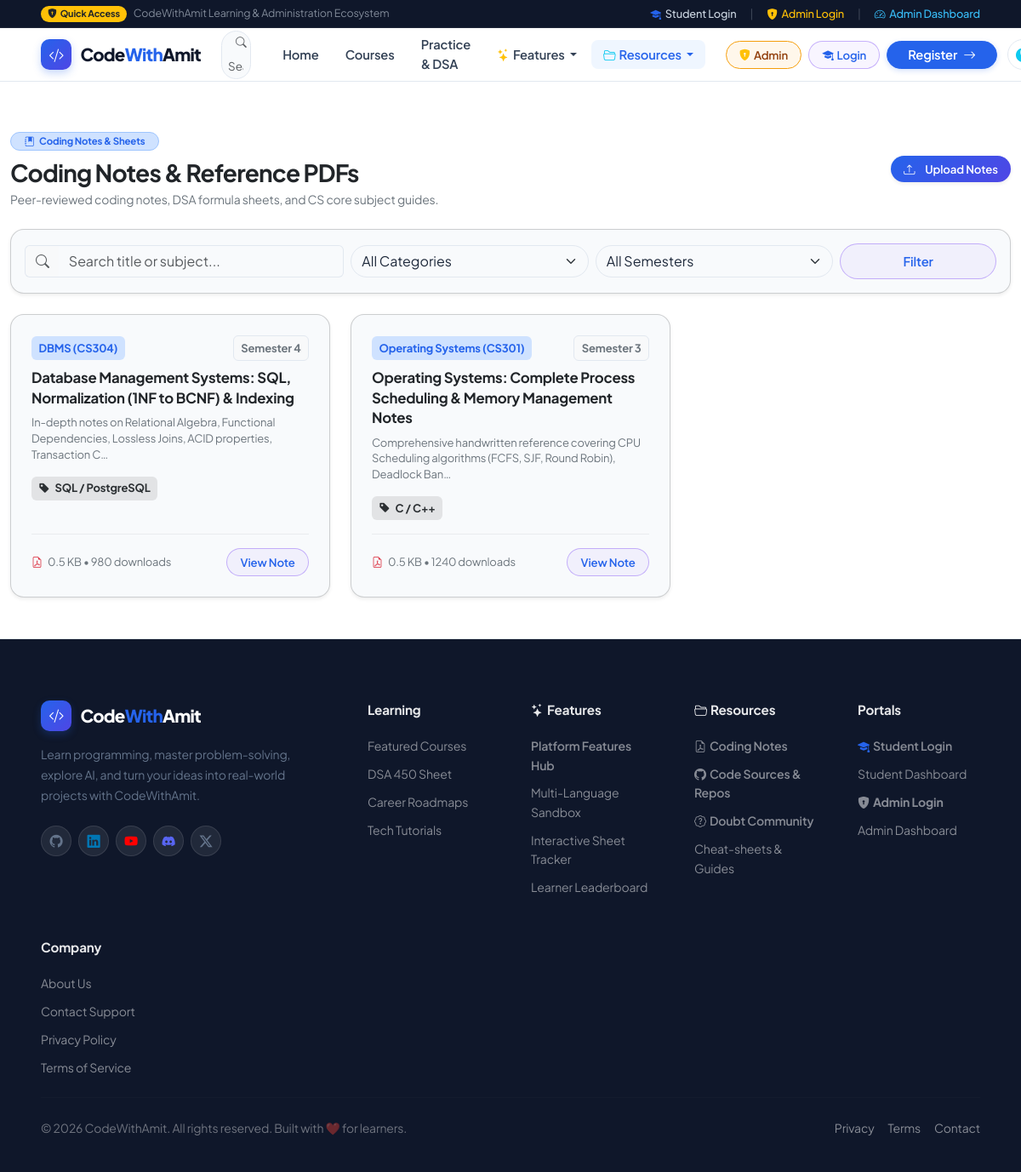
The app's page /notes/ with its own data.
### notes/models.py (models this page shows, shortened)
class Note(models.Model):
    SEMESTER_CHOICES = [
        ('all', 'All Semesters / General'),
        ('sem_1', 'Semester 1'),
        ('sem_2', 'Semester 2'),
        ('sem_3', 'Semester 3'),
        ('sem_4', 'Semester 4'),
        ('sem_5', 'Semester 5'),
        ('sem_6', 'Semester 6'),
        ('sem_7', 'Semester 7'),
        ('sem_8', 'Semester 8'),
    ]
    title = models.CharField(max_length=200)
    slug = models.SlugField(max_length=220, unique=True, blank=True)
    category = models.ForeignKey(NoteCategory, on_delete=models.CASCADE, related_name='notes')
    subject = models.CharField(max_length=100, help_text="e.g. Operating Systems, DBMS, Machine Learning")
    semester = models.CharField(max_length=20, choices=SEMESTER_CHOICES, default='all')
    programming_language = models.CharField(max_length=50, blank=True, help_text="e.g. Python, C++, Java, or General")
    description = models.TextField()
    file = models.FileField(upload_to='notes_documents/')
    file_size = models.CharField(max_length=50, blank=True, help_text="Formatted size e.g. 2.4 MB")
    file_size_bytes = models.BigIntegerField(default=0)
    uploader = models.ForeignKey(User, on_delete=models.CASCADE, related_name='uploaded_notes')
    uploaded_at = models.DateTimeField(auto_now_add=True)
    is_approved = models.BooleanField(default=True, help_text="Requires admin approval for public view")
    approved_by = models.ForeignKey(User, on_delete=models.SET_NULL, null=True, blank=True, related_name='approved_notes')
    approved_at = models.DateTimeField(null=True, blank=True)
    download_count = models.PositiveIntegerField(default=0)
    is_featured = models.BooleanField(default=False)
    class Meta:
        ordering = ['-uploaded_at']

### notes/views.py (the view)
# urls.py: path('', views.note_list, name='note_list'),
def note_list(request):
    notes = Note.objects.filter(is_approved=True).select_related('category', 'uploader')
    categories = NoteCategory.objects.all()
    category_slug = request.GET.get('category')
    semester = request.GET.get('semester')
    language = request.GET.get('language')
    query = request.GET.get('q')
    if category_slug:
        notes = notes.filter(category__slug=category_slug)
    if semester and semester != 'all':
        notes = notes.filter(semester=semester)
    if language:
        notes = notes.filter(programming_language__icontains=language)
    if query:
        notes = notes.filter(title__icontains=query)
    context = {
        'notes': notes,
        'categories': categories,
        'selected_category': category_slug,
        'selected_semester': semester,
        'selected_language': language,
        'query': query,
        'semester_choices': Note.SEMESTER_CHOICES,
    }
    return render(request, 'notes/note_list.html', context)

### core/context_processors.py (called while the page is built, shortened)
def global_context(request):
    context = {
        'site_name': 'Student Success Hub',
        'current_year': datetime.now().year,
        'unread_notifications_count': 0,
        'recent_notifications': [],
    }
    return context

### templates/notes/note_list.html (shortened to what this page needs)
{% extends 'base.html' %}
{% block content %}
<div class="container py-5">
    <div class="d-flex flex-column flex-md-row justify-content-between align-items-md-center mb-4 gap-3">
        <div>
            <span class="badge bg-primary-subtle text-primary px-3 py-1.5 rounded-pill mb-2 border border-primary-subtle">
                <i class="bi bi-journal-bookmark-fill me-1"></i> Coding Notes &amp; Sheets
            </span>
            <h1 class="h2 fw-bold text-dark font-heading mb-1">Coding Notes &amp; Reference PDFs</h1>
            <p class="text-secondary small mb-0">Peer-reviewed coding notes, DSA formula sheets, and CS core subject guides.</p>
        </div>
        <div class="d-flex gap-2">
            <a href="{% url 'notes:upload_note' %}" class="btn btn-primary btn-sm rounded-pill px-4 fw-semibold text-nowrap shadow-sm">
                <i class="bi bi-upload me-1"></i> Upload Notes
            </a>
        </div>
    </div>
    <div class="card p-3 rounded-4 shadow-sm mb-4">
        <form method="GET" class="row g-2 align-items-center">
            <div class="col-md-4">
                <div class="input-group">
                    <span class="input-group-text bg-light text-muted border-end-0"><i class="bi bi-search"></i></span>
                    <input type="text" name="q" class="form-control border-start-0" placeholder="Search title or subject..." value="{{ query|default:'' }}">
                </div>
            </div>
            <div class="col-md-3">
                <select name="category" class="form-select rounded-pill" onchange="this.form.submit()">
                    <option value="">All Categories</option>
                </select>
            </div>
            <div class="col-md-3">
                <select name="semester" class="form-select rounded-pill" onchange="this.form.submit()">
                    <option value="">All Semesters</option>
                </select>
            </div>
            <div class="col-md-2 text-end">
                <button type="submit" class="btn btn-outline-primary rounded-pill w-100 fw-semibold">Filter</button>
            </div>
        </form>
    </div>
    <div class="row g-4">
        {% for note in notes %}
            <div class="col-lg-4 col-md-6">
                <div class="card p-4 rounded-4 h-100 shadow-sm d-flex flex-column justify-content-between hover-lift">
                    <div>
                        <div class="d-flex justify-content-between align-items-center mb-2">
                            <span class="badge bg-primary-subtle text-primary smaller">{{ note.subject }}</span>
                            <span class="badge bg-light border text-secondary smaller">{{ note.get_semester_display }}</span>
                        </div>
                        <h5 class="text-dark font-heading fw-bold mb-2">
                            <a href="{% url 'notes:note_detail' note.slug %}" class="text-dark text-decoration-none hover-primary">
                                {{ note.title }}
                            </a>
                        </h5>
                        <p class="text-secondary smaller mb-3">{{ note.description|truncatechars:110 }}</p>
                        {% if note.programming_language %}
                            <div class="mb-3">
                                <span class="badge bg-secondary-subtle text-secondary-emphasis smaller"><i class="bi bi-tag-fill me-1"></i> {{ note.programming_language }}</span>
                            </div>
                        {% endif %}
                    </div>
                    <div class="pt-3 border-top border-light-subtle d-flex justify-content-between align-items-center">
                        <div class="smaller text-secondary">
                            <i class="bi bi-file-earmark-pdf text-danger me-1"></i> {{ note.file_size }} • {{ note.download_count }} downloads
                        </div>
                        <a href="{% url 'notes:note_detail' note.slug %}" class="btn btn-outline-primary btn-sm rounded-pill px-3">
                            View Note
                        </a>
                    </div>
                </div>
            </div>
        {% endfor %}
    </div>
</div>
{% endblock %}

### static/css/codewithamit.css (style rules this page uses)
:root, [data-bs-theme="light"] { --cwa-bg: #ffffff; --cwa-bg-subtle: #f8fafc; --cwa-bg-muted: #f1f5f9; --cwa-bg-card: #ffffff; --cwa-bg-card-hover: #f8fafc; --cwa-bg-glass: rgba(255, 255, 255, 0.94); --cwa-bg-dark: #0f172a; --cwa-bg-dark-card: #1e293b; --cwa-text-heading: #0f172a; --cwa-text-body: #334155; --cwa-text-muted: #64748b; --cwa-text-light: #f8fafc; --cwa-primary: #2563eb; --cwa-primary-hover: #1d4ed8; --cwa-primary-subtle: #eff6ff; --cwa-primary-border: #bfdbfe; --cwa-indigo: #4f46e5; --cwa-indigo-subtle: #eef2ff; --cwa-emerald: #059669; --cwa-emerald-subtle: #ecfdf5; --cwa-amber: #d97706; --cwa-amber-subtle: #fffbeb; --cwa-rose: #e11d48; --cwa-rose-subtle: #fff1f2; --cwa-cyan: #0284c7; --cwa-cyan-subtle: #f0f9ff; --cwa-border: #e2e8f0; --cwa-border-subtle: #f1f5f9; --cwa-border-hover: #cbd5e1; --cwa-radius-sm: 8px; --cwa-radius-md: 12px; --cwa-radius-lg: 16px; --cwa-radius-xl: 22px; --cwa-radius-pill: 9999px; --cwa-shadow-xs: 0 1px 2px 0 rgba(15, 23, 42, 0.04); --cwa-shadow-sm: 0 1px 3px 0 rgba(15, 23, 42, 0.06), 0 1px 2px -1px rgba(15, 23, 42, 0.04); --cwa-shadow-md: 0 4px 16px -2px rgba(15, 23, 42, 0.06), 0 2px 4px -2px rgba(15, 23, 42, 0.04); --cwa-shadow-lg: 0 12px 28px -4px rgba(15, 23, 42, 0.08), 0 4px 8px -2px rgba(15, 23, 42, 0.03); --cwa-shadow-hover: 0 16px 32px -4px rgba(37, 99, 235, 0.1), 0 4px 8px -2px rgba(15, 23, 42, 0.04); --cwa-transition: all 0.22s cubic-bezier(0.16, 1, 0.3, 1); --bg-canvas: #f8fafc; --bg-surface: #ffffff; --bg-surface-subtle: #f1f5f9; --bg-surface-dark: #0f172a; --border-color: #e2e8f0; --text-primary: #0f172a; --text-secondary: #475569; --text-muted: #64748b; --gradient-brand: linear-gradient(135deg, #2563eb 0%, #4f46e5 100%); }
body.cwa-theme { background-color: var(--cwa-bg) !important; color: var(--cwa-text-body) !important; font-family: 'Plus Jakarta Sans', -apple-system, BlinkMacSystemFont, 'Segoe UI', Roboto, sans-serif !important; line-height: 1.6; letter-spacing: -0.011em; transition: background-color 0.25s ease, color 0.25s ease; }
html, body { max-width: 100vw; overflow-x: hidden !important; position: relative; -webkit-font-smoothing: antialiased; -moz-osx-font-smoothing: grayscale; }
.container, .container-fluid, .container-sm, .container-md, .container-lg, .container-xl, .container-xxl { max-width: 100% !important; overflow-x: clip; }
.hover-lift { transition: transform 0.22s cubic-bezier(0.16, 1, 0.3, 1), box-shadow 0.22s ease !important; }

### records on screen
Note: subject "DBMS (CS304)", semester "Semester 4", title "Database Management Systems: SQL, Normalization (1NF to BCNF) & Indexing", description "In-depth notes on Relational Algebra, Functional Dependencies, Lossless Joins, ACID properties, Transaction C…", programming_language "SQL / PostgreSQL", file_size "0.5 KB", download_count "980"
Note: subject "Operating Systems (CS301)", semester "Semester 3", title "Operating Systems: Complete Process Scheduling & Memory Management Notes", description "Comprehensive handwritten reference covering CPU Scheduling algorithms (FCFS, SJF, Round Robin), Deadlock Ban…", programming_language "C / C++", file_size "0.5 KB", download_count "1240"
